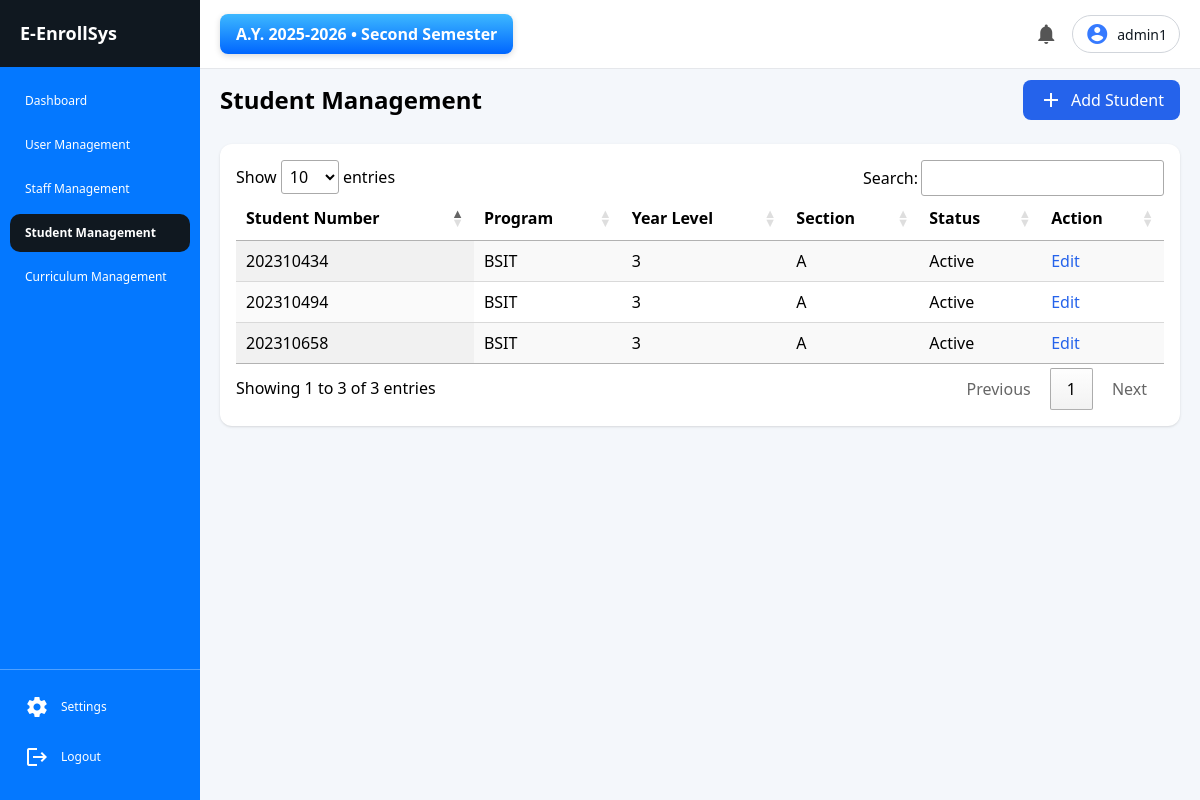
Page /admin/students.php (signed in) on the committed database.
### tables this page shows
CREATE TABLE `academic_terms` (
  `id` int(11) NOT NULL,
  `academic_year_id` int(11) DEFAULT NULL,
  `semester` enum('1','2','Mid') NOT NULL,
  `is_active` tinyint(1) DEFAULT 0,
  `created_at` timestamp NOT NULL DEFAULT current_timestamp(),
  `updated_at` timestamp NOT NULL DEFAULT current_timestamp() ON UPDATE current_timestamp(),
  `start_date` date DEFAULT NULL,
  `end_date` date DEFAULT NULL
);

CREATE TABLE `academic_years` (
  `id` int(11) NOT NULL,
  `year_label` varchar(20) NOT NULL,
  `start_date` date NOT NULL,
  `end_date` date NOT NULL,
  `is_active` tinyint(1) DEFAULT 0
);

CREATE TABLE `students` (
  `id` int(11) NOT NULL,
  `student_number` varchar(20) NOT NULL,
  `full_name` varchar(100) NOT NULL,
  `program_id` int(11) NOT NULL,
  `status` enum('active','inactive') DEFAULT 'active',
  `created_at` timestamp NOT NULL DEFAULT current_timestamp(),
  `section_id` int(11) DEFAULT NULL
);

CREATE TABLE `programs` (
  `programs_id` int(11) NOT NULL,
  `department_id` int(11) NOT NULL,
  `program_code` varchar(20) NOT NULL,
  `program_name` varchar(100) NOT NULL,
  `status` enum('active','inactive') DEFAULT 'active'
);

CREATE TABLE `sections` (
  `id` int(11) NOT NULL,
  `program_id` int(11) NOT NULL,
  `year_level` int(11) NOT NULL,
  `section_name` varchar(10) NOT NULL,
  `adviser_id` int(11) DEFAULT NULL,
  `created_at` timestamp NOT NULL DEFAULT current_timestamp()
);

### includes/current_term.php (called while the page is built)
<?php
require_once "../config/db.php";
$sql = "
    SELECT
        at.id AS term_id,
        at.semester,
        at.start_date AS term_start,
        at.end_date AS term_end,
        ay.id AS academic_year_id,
        ay.year_label,
        ay.start_date AS ay_start,
        ay.end_date AS ay_end
    FROM academic_terms at
    INNER JOIN academic_years ay
        ON ay.id = at.academic_year_id
    WHERE at.is_active = 1
      AND ay.is_active = 1
    LIMIT 1
";
$result = $conn->query($sql);
$current_term = $result ? $result->fetch_assoc() : null;

### admin/students.php (the view, shortened to what this page needs)
<?php
require_once "../config/db.php";
$activePage = "Student Management";
$result = $conn->query("
    SELECT s.Id, s.Student_number, p.Program_code, sec.Section_name, sec.Year_level, s.Status
    FROM Students s
    LEFT JOIN Programs p ON s.Program_id = p.Programs_id
    LEFT JOIN Sections sec ON s.Section_id = sec.Id
    ORDER BY s.Student_number
");
$rows = '';
while ($row = $result->fetch_assoc()) {
    $statusText = $row['Status'] ? 'Active' : 'Inactive';
    $rows .= "
        <tr>
            <td>{$row['Student_number']}</td>
            <td>{$row['Program_code']}</td>
            <td>{$row['Year_level']}</td>
            <td>{$row['Section_name']}</td>
            <td>{$statusText}</td>
            <td>
                <button class='edit-btn text-blue-600' data-id='{$row['Id']}'>Edit</button>
            </td>
        </tr>
    ";
}
?>
<div class="flex justify-between items-center mb-6">
    <h1 class="text-2xl font-semibold">Student Management</h1>
    <button id="addStudentBtn" class="bg-blue-600 text-white px-4 py-2 rounded-lg flex items-center gap-2">
        <span class="material-icons">add</span>
        Add Student
    </button>
</div>
<div class="bg-white rounded-xl shadow p-4">
    <table id="studentsTable" class="display w-full">
        <thead>
            <tr>
                <th>Student Number</th>
                <th>Program</th>
                <th>Year Level</th>
                <th>Section</th>
                <th>Status</th>
                <th>Action</th>
            </tr>
        </thead>
        <tbody>
            <?= $rows ?>
        </tbody>
    </table>
</div>
<link rel="stylesheet" href="https://cdn.datatables.net/1.13.6/css/jquery.dataTables.min.css">
<?php
$main_content = ob_get_clean();
include "../includes/template.php";

### includes/template.php (shortened to what this page needs)
<?php
require_once "../config/db.php";
require_once "../includes/current_term.php";
$activePage   = $activePage   ?? '';
$main_content = $main_content ?? '';
$username     = $_SESSION['username'] ?? 'User';
$semester_labels = [
    '1'   => 'First Semester',
    '2'   => 'Second Semester',
    'mid' => 'Midyear'
];
$semester_text = $semester_labels[$current_term['semester'] ?? ''] ?? '';
?>
<!DOCTYPE html>
<html lang="en">
<head>
    <script src="https://cdn.tailwindcss.com"></script>
    <link rel="stylesheet" href="../includes/style.css?v=999">
</head>
<body>
<div class="layout">
    <aside class="sidebar">
        <div class="sidebar-header">
            E-EnrollSys
        </div>
        <nav class="menu">
            <?php include "sidebar_items.php"; ?>
        </nav>
        <div class="sidebar-footer">
            <a href="../includes/settings.php" class="menu-item <?= ($activePage === 'Settings') ? 'active' : '' ?>">
                <span class="material-icons sidebar-icon">settings</span>
                Settings
            </a>
            <a href="../auth/login.php" class="menu-item">
                <span class="material-icons sidebar-icon">logout</span>
                Logout
            </a>
        </div>
    </aside>
    <main class="main">
        <header class="topbar">
            <div class="topbar-left">
                <div class="term-display">
                    <?= $current_term
                        ? "A.Y. {$current_term['year_label']} • {$semester_text}"
                        : "No active term"
                    ?>
                </div>
            </div>
            <div class="topbar-right">
                <span class="material-icons notification-icon">notifications</span>
                <div class="user-pill">
                    <span class="material-icons user-icon">account_circle</span>
                    <span class="username"><?= htmlspecialchars($username) ?></span>
                </div>
            </div>
        </header>
        <div class="content-area">
            <?= $main_content ?>
        </div>
    </main>
</div>
</body>
</html>

### includes/sidebar_items.php (shortened to what this page needs)
<?php
$user_role = $user_role ?? ($_SESSION['role'] ?? '');
$activePage = $activePage ?? '';
$sidebar = [];
switch ($user_role) {
    case 'admin':
        $sidebar = [
            'Dashboard' => '../admin/dashboard.php',
            'User Management' => '../admin/users.php',
            'Staff Management' => '../admin/staff.php',
            'Student Management' => '../admin/students.php',
            'Curriculum Management' => '../registrar/curriculum.php',
        ];
        break;
}
?>
<?php foreach ($sidebar as $name => $link): ?>
    <a href="<?= $link ?>"
       class="menu-item <?= ($activePage === $name) ? 'active' : '' ?>">
        <?= $name ?>
    </a>
<?php endforeach; ?>

### includes/style.css (style rules this page uses)
* { margin: 0; padding: 0; box-sizing: border-box; font-family: "Segoe UI", sans-serif; }
body { background: #f4f7fb; }
.layout { display: flex; }
.sidebar { width: 200px; background: #0478FF; color: white; display: flex; flex-direction: column; position: fixed; top: 0; left: 0; height: 100vh; overflow-y: auto; z-index: 1000; }
.sidebar-header { background: #101820; padding: 20px; font-size: 18px; font-weight: 600; }
.menu { flex: 1; padding: 15px 10px; overflow-y: auto; }
.menu-item { display: block; padding: 10px 15px; color: white; text-decoration: none; font-size: 14px; border-radius: 10px; margin-bottom: 6px; transition: background 0.3s; }
.menu-item:hover, .menu-item.active { background: #101820; font-weight: 600; }
.sidebar-footer { margin-top: auto; padding: 15px 10px; border-top: 1px solid rgba(255,255,255,0.3); font-size: 14px; }
.sidebar .menu-item, .sidebar .sidebar-footer a { display: flex; align-items: center; gap: 6px; font-size: 12px; }
.sidebar-icon { font-size: 16px; vertical-align: middle; margin-right: 6px; color: white; }
.main { margin-left: 200px; flex: 1; display: flex; flex-direction: column; }
.topbar { position: fixed; top: 0; left: 200px; right: 0; display: flex; justify-content: space-between; align-items: center; padding: 14px 20px; background-color: #ffffff; border-bottom: 1px solid #e5e7eb; z-index: 999; }
.content-area { margin-top: 60px; padding: 20px; }
.term-display { background: linear-gradient(180deg, #3db8ff, #0066ff); color: white; padding: 8px 16px; border-radius: 8px; font-size: 16px; font-weight: 600; box-shadow: 0 2px 6px rgba(0,0,0,0.15); }
.topbar-right { display: flex; align-items: center; gap: 14px; }
.notification-icon { font-size: 24px; cursor: pointer; color: #555; }
.user-pill { display: flex; align-items: center; gap: 8px; padding: 6px 12px; border: 1px solid #d1d5db; border-radius: 9999px; cursor: pointer; transition: background 0.2s; }
.user-icon { font-size: 28px; color: #367AFF; }
.username { font-size: 14px; font-weight: 500; color: #101820; }

### rows in the picture
academic_terms: academic_year.year_label "2025-2026", semester "Second Semester"
students: student_number "202310434", program.program_code "BSIT", section.year_level "3", section.section_name "A", status "Active"
students: student_number "202310494", program.program_code "BSIT", section.year_level "3", section.section_name "A", status "Active"
students: student_number "202310658", program.program_code "BSIT", section.year_level "3", section.section_name "A", status "Active"

### other values in the picture
$name "Dashboard"
$name "User Management"
$name "Staff Management"
$name "Student Management"
$name "Curriculum Management"
$username "admin1"
